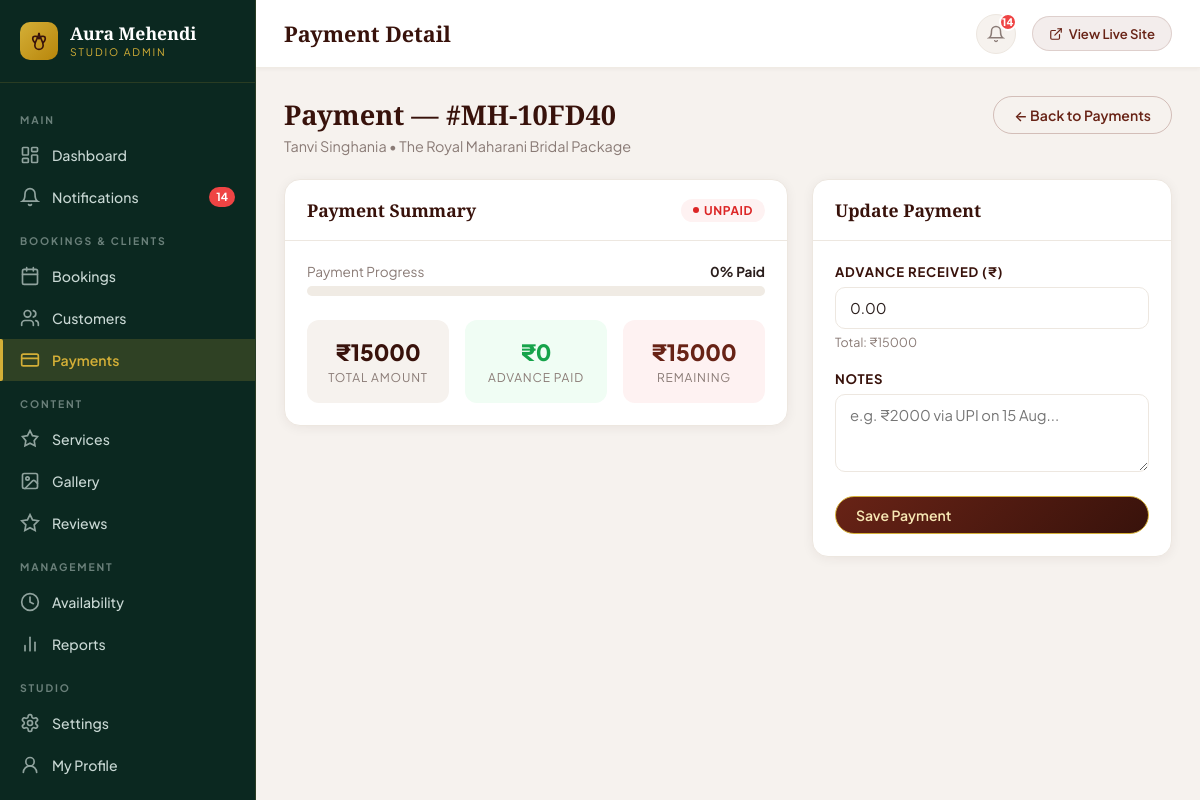
Screenshot of /admin-panel/payments/3/ (signed in) with the database file from the repository.
### booking/models.py (models this page shows, shortened)
class Payment(models.Model):
    STATUS_CHOICES = [
        ('UNPAID', 'Unpaid'),
        ('PARTIAL', 'Partially Paid'),
        ('PAID', 'Fully Paid'),
    ]
    booking = models.OneToOneField('Booking', on_delete=models.CASCADE, related_name='payment')
    total_amount = models.DecimalField(max_digits=8, decimal_places=2)
    advance_paid = models.DecimalField(max_digits=8, decimal_places=2, default=0)
    payment_status = models.CharField(max_length=10, choices=STATUS_CHOICES, default='UNPAID')
    notes = models.TextField(blank=True)
    updated_at = models.DateTimeField(auto_now=True)
    class Meta:
        ordering = ['-updated_at']
    @property
    def remaining_amount(self):
        return self.total_amount - self.advance_paid

class Booking(models.Model):
    STATUS_CHOICES = [
        ('PENDING', 'Pending Confirmation'),
        ('CONFIRMED', 'Confirmed'),
        ('COMPLETED', 'Completed'),
        ('CANCELLED', 'Cancelled'),
        ('REJECTED', 'Rejected'),
    ]
    VENUE_CHOICES = [
        ('studio', 'Artist Luxury Studio (In-Salon)'),
        ('home', 'Client Venue / Home Visit (+ ₹500 Travel)'),
    ]
    TIME_SLOTS = [
        ('09:00 AM', '09:00 AM - 11:30 AM (Morning Slot)'),
        ('11:30 AM', '11:30 AM - 02:00 PM (Mid-Day Slot)'),
        ('02:00 PM', '02:00 PM - 04:30 PM (Afternoon Slot)'),
        ('04:30 PM', '04:30 PM - 07:00 PM (Evening Sunset Slot)'),
        ('07:00 PM', '07:00 PM - 09:30 PM (Night Gala Slot)'),
    ]
    booking_ref = models.CharField(max_length=20, unique=True, editable=False, db_index=True)
    user = models.ForeignKey(User, null=True, blank=True, on_delete=models.SET_NULL, related_name='bookings')
    service = models.ForeignKey(Service, on_delete=models.CASCADE, related_name='bookings')
    customer_name = models.CharField(max_length=120)
    customer_email = models.EmailField()
    customer_phone = models.CharField(max_length=20)
    booking_date = models.DateField()
    booking_time = models.CharField(max_length=20, choices=TIME_SLOTS)
    venue_type = models.CharField(max_length=20, choices=VENUE_CHOICES, default='studio')
    address = models.TextField(blank=True, help_text="Full address for Home / Wedding Venue visit")
    special_notes = models.TextField(blank=True, help_text="Custom bridal figures, special requests, number of hands, etc.")
    total_price = models.DecimalField(max_digits=8, decimal_places=2, blank=True)
    status = models.CharField(max_length=20, choices=STATUS_CHOICES, default='CONFIRMED')
    created_at = models.DateTimeField(auto_now_add=True)
    updated_at = models.DateTimeField(auto_now=True)
    class Meta:
        ordering = ['-booking_date', '-booking_time']
        constraints = [
            models.UniqueConstraint(
                fields=['booking_date', 'booking_time'],
                condition=~models.Q(status='CANCELLED'),
                name='unique_active_slot_booking'
            )
        ]

class Service(models.Model):
    CATEGORY_CHOICES = [
        ('bridal', 'Bridal Couture'),
        ('arabic', 'Arabic & Floral'),
        ('indo_western', 'Indo-Western & Fusion'),
        ('mandala', 'Mandala & Minimalist'),
        ('party', 'Sangeet & Party Mehendi'),
        ('traditional', 'Traditional Rajasthani/Marwari'),
    ]
    title = models.CharField(max_length=120)
    category = models.CharField(max_length=50, choices=CATEGORY_CHOICES, default='bridal')
    tagline = models.CharField(max_length=200, blank=True, help_text="Short highlight, e.g., 'Elaborate elbow-length bridal intricacy'")
    description = models.TextField()
    price = models.DecimalField(max_digits=8, decimal_places=2)
    duration_hours = models.DecimalField(max_digits=4, decimal_places=1, default=2.0)
    badge = models.CharField(max_length=50, blank=True, help_text="e.g. 'Most Popular', 'Bridal Signature'")
    image_url = models.CharField(max_length=400, blank=True, help_text="Image URL or static path")
    image = models.ImageField(upload_to='services/', null=True, blank=True, help_text="Upload image (overrides image URL)")
    features_list = models.TextField(blank=True, help_text="Enter features separated by commas or newlines")
    is_featured = models.BooleanField(default=False)
    is_active = models.BooleanField(default=True, help_text="Inactive services won't appear on the public site")
    created_at = models.DateTimeField(auto_now_add=True)
    class Meta:
        ordering = ['-is_featured', 'price']

### panel/views.py (the view, shortened to what this page needs)
# urls.py: path('payments/<int:pk>/', views.payment_detail, name='payment_detail'),
@staff_member_required(login_url='/login/')
def payment_detail(request, pk):
    payment = get_object_or_404(Payment.objects.select_related(
        'booking', 'booking__service'), pk=pk)
    return render(request, 'panel/payments/detail.html', {
        'payment': payment,
        'unread_count': _get_unread_count(),
    })

### panel/views.py (called while the page is built)
def _get_unread_count():
    return Notification.objects.filter(is_read=False).count()

### panel/templates/panel/payments/detail.html (shortened to what this page needs)
{% extends 'panel/base_admin.html' %}
{% block page_title %}Payment Detail{% endblock %}
{% block content %}
<div class="page-header">
  <div class="page-header-left">
    <h1>Payment — #{{ payment.booking.booking_ref }}</h1>
    <p>{{ payment.booking.customer_name }} &bull; {{ payment.booking.service.title }}</p>
  </div>
  <a href="{% url 'panel:payments_list' %}" class="btn-admin btn-admin-outline">&larr; Back to Payments</a>
</div>
<div style="display:grid;grid-template-columns:1fr 360px;gap:24px;align-items:start;">
  <div class="card">
    <div class="card-header">
      <span class="card-title">Payment Summary</span>
      <span class="status-pill status-{{ payment.payment_status }}">{{ payment.get_payment_status_display }}</span>
    </div>
    <div class="card-body">
      {% if payment.total_amount > 0 %}
        {% widthratio payment.advance_paid payment.total_amount 100 as pct %}
        <div style="margin-bottom:24px;">
          <div style="display:flex;justify-content:space-between;margin-bottom:6px;font-size:0.85rem;">
            <span style="color:var(--text-muted);">Payment Progress</span>
            <strong>{{ pct }}% Paid</strong>
          </div>
          <div style="height:10px;background:#f0ebe4;border-radius:99px;overflow:hidden;">
          </div>
        </div>
      {% endif %}
      <div style="display:grid;grid-template-columns:1fr 1fr 1fr;gap:16px;text-align:center;">
        <div style="padding:18px;background:#f6f2ee;border-radius:12px;">
          <div style="font-size:1.4rem;font-weight:800;color:var(--henna-dark);">₹{{ payment.total_amount|floatformat:0 }}</div>
          <div style="font-size:0.75rem;color:var(--text-muted);text-transform:uppercase;letter-spacing:0.07em;margin-top:4px;">Total Amount</div>
        </div>
        <div style="padding:18px;background:#f0fdf4;border-radius:12px;">
          <div style="font-size:1.4rem;font-weight:800;color:#16a34a;">₹{{ payment.advance_paid|floatformat:0 }}</div>
          <div style="font-size:0.75rem;color:var(--text-muted);text-transform:uppercase;letter-spacing:0.07em;margin-top:4px;">Advance Paid</div>
        </div>
        <div style="padding:18px;background:#fef2f2;border-radius:12px;">
          <div style="font-size:1.4rem;font-weight:800;color:var(--henna);">₹{{ payment.remaining_amount|floatformat:0 }}</div>
          <div style="font-size:0.75rem;color:var(--text-muted);text-transform:uppercase;letter-spacing:0.07em;margin-top:4px;">Remaining</div>
        </div>
      </div>
    </div>
  </div>
  <div class="card">
    <div class="card-header"><span class="card-title">Update Payment</span></div>
    <div class="card-body">
      <form method="POST">
        <div class="admin-form-group">
          <label class="admin-form-label">Advance Received (₹)</label>
          <input type="number" name="advance_paid" class="admin-form-control"
                 value="{{ payment.advance_paid }}" min="0" max="{{ payment.total_amount }}" step="50">
          <div style="font-size:0.78rem;color:var(--text-muted);margin-top:5px;">
            Total: ₹{{ payment.total_amount|floatformat:0 }}
          </div>
        </div>
        <div class="admin-form-group">
          <label class="admin-form-label">Notes</label>
          <textarea name="notes" rows="3" class="admin-form-control" placeholder="e.g. ₹2000 via UPI on 15 Aug...">{{ payment.notes }}</textarea>
        </div>
        <button type="submit" class="btn-admin btn-admin-primary" style="width:100%;">Save Payment</button>
      </form>
    </div>
  </div>
</div>
{% endblock %}

### panel/static/panel/css/admin.css (style rules this page uses)
:root { --sidebar-w: 256px; --sidebar-bg: #0b2820; --sidebar-border: rgba(212, 175, 55, 0.15); --sidebar-hover: rgba(212, 175, 55, 0.08); --sidebar-active: rgba(212, 175, 55, 0.18); --sidebar-text: #c9d8d4; --sidebar-muted: rgba(201, 216, 212, 0.5); --topbar-bg: #ffffff; --topbar-border: #f0ebe4; --topbar-h: 68px; --content-bg: #f6f2ee; --card-bg: #ffffff; --card-radius: 16px; --card-shadow: 0 2px 12px rgba(56, 18, 11, 0.06); --card-shadow-hover: 0 8px 28px rgba(56, 18, 11, 0.12); --henna: #682316; --henna-dark: #38120b; --gold: #d4af37; --gold-light: #f7e7b4; --terracotta: #c85a32; --emerald: #0e3027; --text-main: #2b1f1d; --text-muted: #8a7b76; --border: #ede7e0; --status-pending: #f59e0b; --status-confirmed: #2563eb; --status-completed: #16a34a; --status-cancelled: #dc2626; --status-rejected: #7c3aed; --serif: 'Playfair Display', Georgia, serif; --sans: 'Plus Jakarta Sans', -apple-system, sans-serif; --transition: all 0.25s cubic-bezier(0.16, 1, 0.3, 1); }
*, *::before, *::after { box-sizing: border-box; margin: 0; padding: 0; }
html { scroll-behavior: smooth; }
body { font-family: var(--sans); background: var(--content-bg); color: var(--text-main); display: flex; min-height: 100vh; }
.page-header { display: flex; align-items: flex-start; justify-content: space-between; margin-bottom: 24px; gap: 16px; flex-wrap: wrap; }
.page-header-left h1 { font-family: var(--serif); font-size: 1.7rem; color: var(--henna-dark); margin-bottom: 4px; }
.page-header-left p { color: var(--text-muted); font-size: 0.9rem; }
.card { background: var(--card-bg); border-radius: var(--card-radius); box-shadow: var(--card-shadow); border: 1px solid var(--border); overflow: hidden; }
.card-header { padding: 18px 22px; border-bottom: 1px solid var(--border); display: flex; align-items: center; justify-content: space-between; gap: 12px; }
.card-title { font-family: var(--serif); font-size: 1.1rem; font-weight: 700; color: var(--henna-dark); }
.card-body { padding: 22px; }
.btn-admin { display: inline-flex; align-items: center; gap: 8px; padding: 9px 20px; font-family: var(--sans); font-size: 0.875rem; font-weight: 600; border-radius: 99px; border: 1.5px solid transparent; cursor: pointer; text-decoration: none; transition: var(--transition); }
.btn-admin-primary { background: linear-gradient(135deg, var(--henna), var(--henna-dark)); color: var(--gold-light); border-color: var(--gold); }
.btn-admin-outline { background: transparent; color: var(--henna); border-color: rgba(104, 35, 22, 0.25); }
.status-pill { display: inline-flex; align-items: center; gap: 5px; padding: 4px 12px; border-radius: 99px; font-size: 0.75rem; font-weight: 700; text-transform: uppercase; letter-spacing: 0.05em; }
.status-pill::before { content: ''; width: 6px; height: 6px; border-radius: 50%; background: currentColor; }
.status-UNPAID { background: #fef2f2; color: #dc2626; }
.admin-form-group { margin-bottom: 20px; }
.admin-form-label { display: block; font-size: 0.82rem; font-weight: 700; color: var(--henna-dark); margin-bottom: 7px; text-transform: uppercase; letter-spacing: 0.06em; }
.admin-form-control, .admin-form-select { width: 100%; padding: 11px 14px; font-size: 0.92rem; font-family: var(--sans); color: var(--text-main); background: #ffffff; border: 1.5px solid var(--border); border-radius: 10px; outline: none; transition: var(--transition); }

### rows the page displays
Payment: booking.booking_ref "MH-10FD40", booking.customer_name "Tanvi Singhania", booking.service "The Royal Maharani Bridal Package", payment_status "UNPAID", total_amount "15000", advance_paid "0", remaining_amount "15000", advance_paid "0.00"

### other values shown
{{ unread_count }} "14"
{{ pct }} "0"
